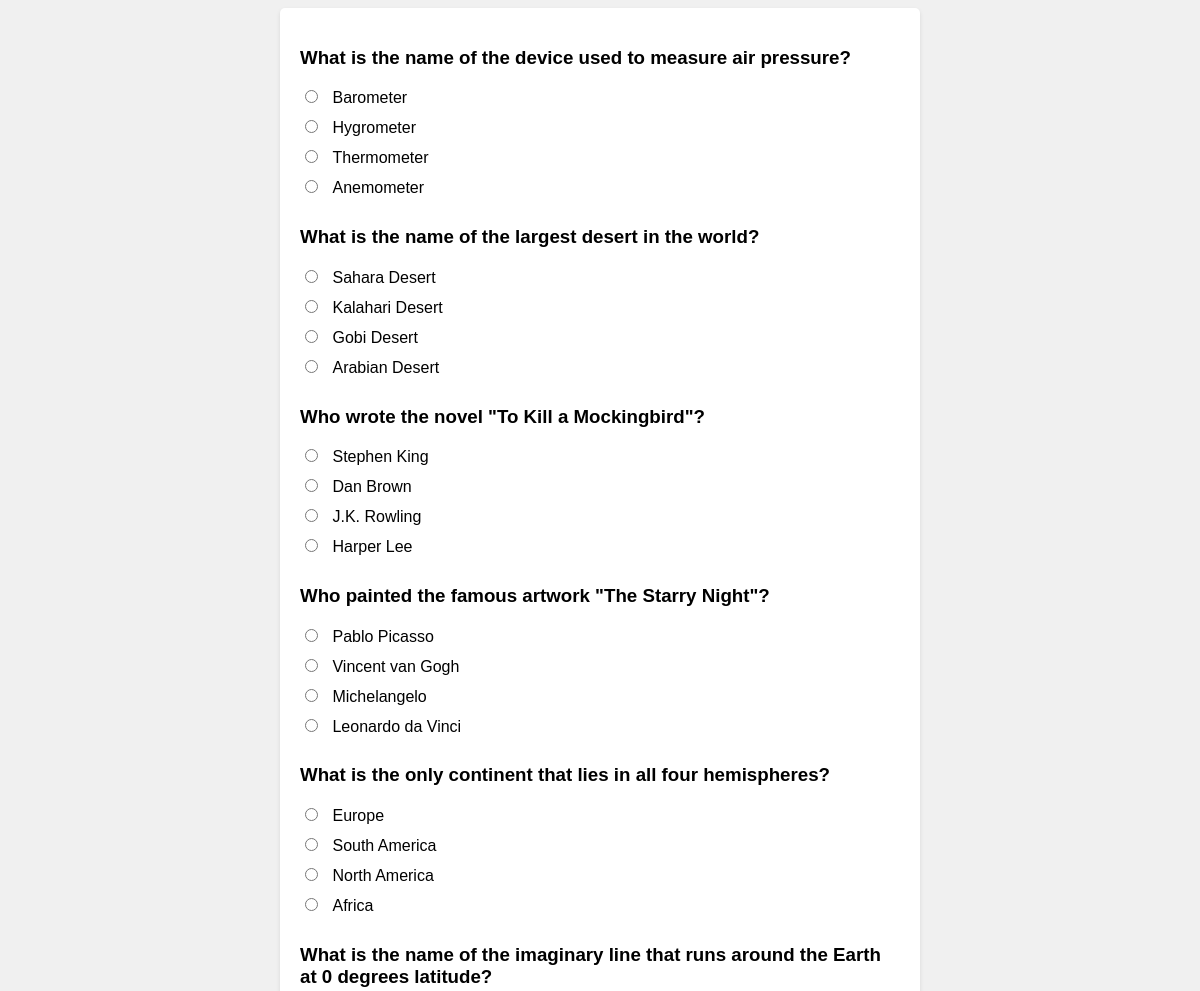
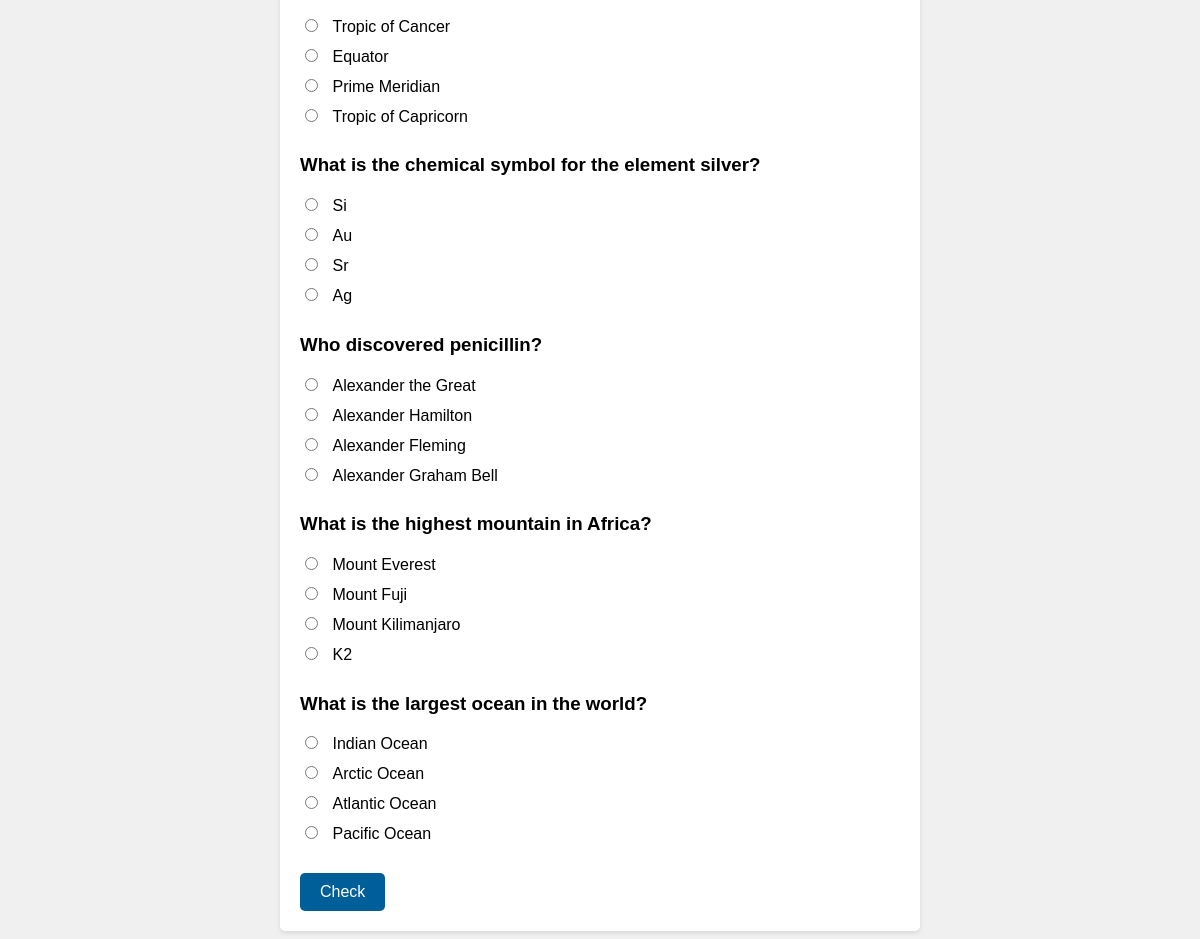
Screenshot of /QuizApp/QuizApp/questionsGeneralKnowledge.php (signed in) with the database file from the repository (2 pictures, top to bottom).
### tables this page shows
CREATE TABLE IF NOT EXISTS `questions` (
  `question_id` int NOT NULL AUTO_INCREMENT,
  `quiz_id` int NOT NULL,
  `question_text` text,
  `correct_answer` text,
  PRIMARY KEY (`question_id`),
  KEY `quiz_id` (`quiz_id`)
);

### QuizApp/QuizApp/questionsGeneralKnowledge.php (called while the page is built, shortened)
<?php
$quiz_id = 1;
require 'questions.php';
?>

### QuizApp/QuizApp/questions.php (the view, shortened to what this page needs)
<?php
	require 'config.php';
	$query = "SELECT * FROM questions WHERE quiz_id=$quiz_id ORDER BY RAND() LIMIT 10";
	$result = $conn->query($query);
?>
<!DOCTYPE html>
<html>
<head>
	<link rel="stylesheet" href="./css/question.css">
</head>
<body>
	<?php
		echo '<form method="post">';
		while ($row = $result->fetch_assoc()) {
			$answer_query = "SELECT * FROM answers WHERE question_id={$row['question_id']}";
			$answer_result = $conn->query($answer_query);
			$answers = array();
			while ($answer_row = $answer_result->fetch_assoc()) {
				$answers[] = $answer_row['answer_text'];
			}
			shuffle($answers);
			echo '<div class="question">';
			echo '<h3>' . $row['question_text'] . '</h3>';
			foreach ($answers as $answer) {
				echo '<div class="answer">';
				echo '<input type="radio" id ="'.$answer.'" name="answer[' . $row['question_id'] . ']" value="' . $answer . '" required> ';
				echo "<label style='display:inline-block;' for='$answer'>$answer</label>";
				echo '</div>';
			}
		}
		echo '<input type="submit" name="submit" value="Check">';
		echo '</form>';
	?>
</body>
</html>

### QuizApp/QuizApp/css/question.css (style rules this page uses)
body { font-family: Arial, sans-serif; background-color: #f0f0f0; }
form { width: 600px; margin: 0 auto; background-color: #fff; padding: 20px; border-radius: 5px; box-shadow: 0 2px 4px rgba(0, 0, 0, 0.1); }
label { display: block; margin-bottom: 10px; }
input[type="radio"] { margin-right: 10px; }
input[type="submit"] { display: block; margin-top: 20px; background-color: #005f99; color: #fff; border: none; padding: 10px 20px; font-size: 16px; cursor: pointer; border-radius: 5px; }

### rows the page displays
questions: question_text "What is the name of the device used to measure air pressure?", answer "Barometer", answer "Hygrometer", answer "Thermometer", answer "Anemometer"
questions: question_text "What is the name of the largest desert in the world?", answer "Sahara Desert", answer "Kalahari Desert", answer "Gobi Desert", answer "Arabian Desert"
questions: question_text "Who wrote the novel \"To Kill a Mockingbird\"?", answer "Stephen King", answer "Dan Brown", answer "J.K. Rowling", answer "Harper Lee"
questions: question_text "Who painted the famous artwork \"The Starry Night\"?", answer "Pablo Picasso", answer "Vincent van Gogh", answer "Michelangelo", answer "Leonardo da Vinci"
questions: question_text "What is the only continent that lies in all four hemispheres?", answer "Europe", answer "South America", answer "North America", answer "Africa"
questions: question_text "What is the name of the imaginary line that runs around the Earth at 0 degrees latitude?", answer "Tropic of Cancer", answer "Equator", answer "Prime Meridian", answer "Tropic of Capricorn"
questions: question_text "What is the chemical symbol for the element silver?", answer "Si", answer "Au", answer "Sr", answer "Ag"
questions: question_text "Who discovered penicillin?", answer "Alexander the Great", answer "Alexander Hamilton", answer "Alexander Fleming", answer "Alexander Graham Bell"
questions: question_text "What is the highest mountain in Africa?", answer "Mount Everest", answer "Mount Fuji", answer "Mount Kilimanjaro", answer "K2"
questions: question_text "What is the largest ocean in the world?", answer "Indian Ocean", answer "Arctic Ocean", answer "Atlantic Ocean", answer "Pacific Ocean"
